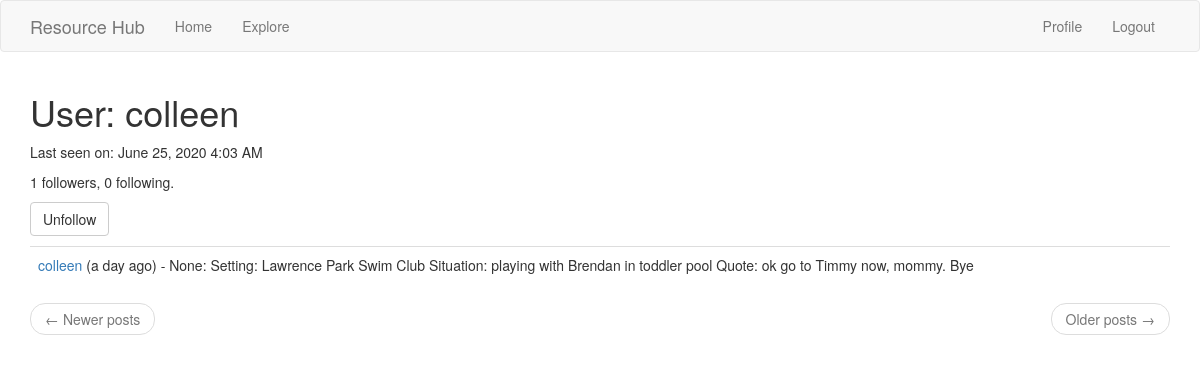
The app's page /user/colleen (signed in) with its own data.
### app/models.py (models this page shows, shortened)
class PaginatedAPIMixin(object):
    @staticmethod
    def to_collection_dict(query, page, per_page, endpoint, **kwargs):
        resources = query.paginate(page, per_page, False)
        data = {
            'items': [item.to_dict() for item in resources.items],
            '_meta': {
                'page': page,
                'per_page': per_page,
                'total_pages': resources.pages,
                'total_items': resources.total
            },
            '_links': {
                'self': url_for(endpoint, page=page, per_page=per_page,
                                **kwargs),
                'next': url_for(endpoint, page=page + 1, per_page=per_page,
                                **kwargs) if resources.has_next else None,
                'prev': url_for(endpoint, page=page - 1, per_page=per_page,
                                **kwargs) if resources.has_prev else None
            }
        }
        return data

class User(UserMixin, PaginatedAPIMixin, db.Model):
    id = db.Column(db.Integer, primary_key=True)
    username = db.Column(db.String(64), index=True, unique=True)
    email = db.Column(db.String(120), index=True, unique=True)
    password_hash = db.Column(db.String(128))
    posts = db.relationship('Post', backref='author', lazy='dynamic')
    about_me = db.Column(db.String(140))
    last_seen = db.Column(db.DateTime, default=datetime.utcnow)
    token = db.Column(db.String(32), index=True, unique=True)
    token_expiration = db.Column(db.DateTime)
    followed = db.relationship(
        'User', secondary=followers,
        primaryjoin=(followers.c.follower_id == id),
        secondaryjoin=(followers.c.followed_id == id),
        backref=db.backref('followers', lazy='dynamic'), lazy='dynamic')
    def is_following(self, user):
        return self.followed.filter(
            followers.c.followed_id == user.id).count() > 0

class Post(db.Model):
    id = db.Column(db.Integer, primary_key=True)
    body = db.Column(db.String(140))
    category = db.Column(db.String(25), nullable=True)
    eventdate = db.Column(db.DateTime, default=datetime.utcnow)
    timestamp = db.Column(db.DateTime, index=True, default=datetime.utcnow)
    user_id = db.Column(db.Integer, db.ForeignKey('user.id'))
    image = db.Column(db.String(255), nullable = True)

### app/main/routes.py (the view)
@bp.route('/user/<username>')
@login_required
def user(username):
    user = User.query.filter_by(username=username).first_or_404()
    page = request.args.get('page', 1, type=int)
    posts = user.posts.order_by(Post.timestamp.desc()).paginate(
        page, current_app.config['POSTS_PER_PAGE'], False)
    next_url = url_for('main.user', username=user.username,
                       page=posts.next_num) if posts.has_next else None
    prev_url = url_for('main.user', username=user.username,
                       page=posts.prev_num) if posts.has_prev else None
    form = EmptyForm()
    return render_template('user.html', user=user, posts=posts.items,next_url=next_url, prev_url=prev_url, form=form)

### app/main/forms.py
class EmptyForm(FlaskForm):
    submit = SubmitField('Submit')

### app/main/routes.py (called while the page is built)
@bp.before_app_request
def before_request():
    if current_user.is_authenticated:
        current_user.last_seen = datetime.utcnow()
        db.session.commit()

### app/models.py (called while the page is built)
@login.user_loader
def load_user(id):
    return User.query.get(int(id))

### app/templates/user.html (shortened to what this page needs)
{% extends "base.html" %}
{% block app_content %}
    <td>
      <h1>User: {{ user.username }}</h1>
      {% if user.last_seen %}<p>Last seen on: {{ moment(user.last_seen).format('LLL') }}</p>{% endif %}
      <p>{{ user.followers.count() }} followers, {{ user.followed.count() }} following.</p>
      {% if user == current_user %}
      <p><a href="{{ url_for('main.edit_profile') }}">Edit your profile</a></p>
                     {% else %}
                     <p>
                         <form action="{{ url_for('main.unfollow', username=user.username) }}" method="post">
                             {{ form.submit(value='Unfollow', class_='btn btn-default') }}
                         </form>
                     </p>
      {% endif %}
      {% for post in posts %}
          {% include '_post.html' %}
      {% endfor %}
      <nav aria-label="...">
          <ul class="pager">
              <li class="previous{% if not prev_url %} disabled{% endif %}">
                  <a href="{{ prev_url or '#' }}">
                      <span aria-hidden="true">←</span> Newer posts
                  </a>
              </li>
              <li class="next{% if not next_url %} disabled{% endif %}">
                  <a href="{{ next_url or '#' }}">
                      Older posts <span aria-hidden="true">→</span>
                  </a>
              </li>
          </ul>
      </nav>
{% endblock %}

### app/templates/_post.html (shortened to what this page needs)
<table class="table table-hover">
        <tr>
            <td>
            {{ user_link }} ({{ moment(post.eventdate).fromNow() }}) - {{post.category}}: {{ post.body }}
            </td>
        </tr>
    </table>

### records on screen
User: username "colleen", last_seen "June 25, 2020 4:03 AM"
Post: user_link "colleen", eventdate "a day ago", category "None", body "Setting: Lawrence Park Swim Club Situation: playing with Brendan in toddler pool Quote: ok go to Timmy now, mommy. Bye"

### other values on screen
{{ user.followers.count() }} "1"
{{ user.followed.count() }} "0"
